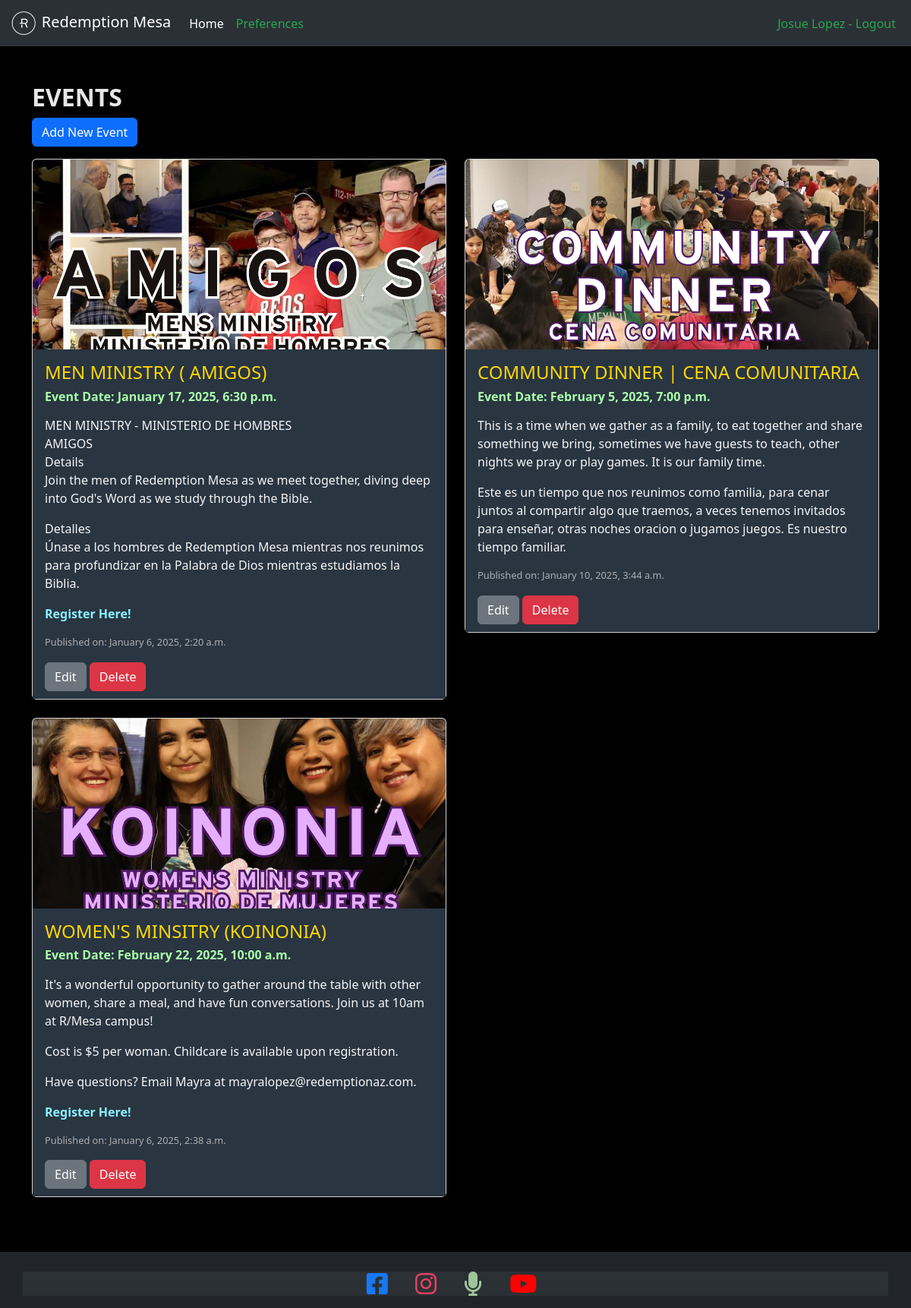
Page /events/ (signed in) on the committed database.
### home/models.py (models this page shows, shortened)
class Event(models.Model):
    title = models.CharField(max_length=200)
    description = models.TextField()
    image = models.ImageField(upload_to='static/images/events/', blank=True, null=True)  # Optional image field
    pushpay_link = models.URLField(max_length=500, blank=True, null=True)  # New optional hyperlink field
    event_date = models.DateTimeField(null=True, blank=True)
    created_by = models.ForeignKey(User, on_delete=models.CASCADE)
    created_at = models.DateTimeField(auto_now_add=True)

### home/views.py (the view)
# urls.py: path('events/', views.events_list, name='events'),
def events_list(request):
    events = Event.objects.all().order_by('event_date', '-created_at')  # Sort by event_date, NULL values last, then by created_at
    is_staff = request.user.is_authenticated and (request.user.is_staff or request.user.groups.filter(name='Staff').exists())
    return render(request, 'home/events.html', {'events': events, 'is_staff': is_staff})

### home/templates/home/events.html (shortened to what this page needs)
<!DOCTYPE html>
<html lang="en">
<head>
    <link rel="stylesheet" href="static/style.css">
</head>
<body>
    {% extends "base.html" %}
    {% block content %}
    <div class="container mt-5">
        <h2>Events</h2>
        {% if user.is_authenticated and user.is_staff %}
        <a href="{% url 'add_event' %}" class="btn btn-primary mb-3">Add New Event</a>
        {% endif %}
        <div class="row">
            {% for event in events %}
            <div class="col-md-6 mb-4">
                <div class="card">
                    {% if event.image %}
                    <img src="{{ event.image.url }}" class="card-img-top" style="height: 250px; object-fit: cover;">
                    {% endif %}
                    <div class="card-body">
                        <h4 class="card-title">{{ event.title }}</h4>
                        <h6 class="event-date">
                            {% if event.event_date %}
                            Event Date: {{ event.event_date|date:"F j, Y, g:i a" }}
                            {% else %}
                            Event Date: No date set
                            {% endif %}
                        </h6>
                        <p class="card-text">{{ event.description|linebreaks|truncatechars:450 }}</p>
                        {% if event.pushpay_link %}
                        <p class="register-link"><a href="{{ event.pushpay_link }}" target="_self">Register Here!</a></p>
                        {% endif %}
                        <p class="small-text">Published on: {{ event.created_at|date:"F j, Y, g:i a" }}</p>
                        {% if user.is_authenticated and user.is_staff %}
                        <a href="{% url 'edit_event' event.pk %}" class="btn btn-secondary">Edit</a>
                        <a href="{% url 'delete_event' event.pk %}" class="btn btn-danger">Delete</a>
                        {% endif %}
                    </div>
                </div>
            </div>
            {% endfor %}
        </div>
    </div>
    {% endblock %}

### home/templates/base.html (shortened to what this page needs)
<!DOCTYPE html>
<html lang="en">
<head>
  {% load static %}
  <link href="https://cdn.jsdelivr.net/npm/bootstrap@5.3.3/dist/css/bootstrap.min.css" rel="stylesheet"
>
  <link href="https://cdnjs.cloudflare.com/ajax/libs/font-awesome/6.0.0-beta3/css/all.min.css" rel="stylesheet">
  <link rel="stylesheet" href="{% static 'style.css' %}?v=3.1">
</head>
<body>
  <nav class="container-fluid navbar bg-dark navbar-expand-lg bg-body-tertiary" data-bs-theme="dark">
    <div class="container-fluid">
      <a class="navbar-brand" href="/">
        <img src="{% static 'images/logos/r_blanco.png' %}" alt="Redemption Mesa Logo">
        Redemption Mesa
      </a>
      <div class="collapse navbar-collapse" id="navbarNavAltMarkup">
        <div class="navbar-nav me-auto">
          <a class="nav-link active" aria-current="page" href="/">Home</a>
          {% if user.is_authenticated %}
          <a class="nav-link" href="{% url 'profile' %}">Preferences</a>
          {% elif not user.is_authenticated %}
          <a class="nav-link" href="/register">Register</a>
          {% endif %}
        </div>
        <div class="navbar-nav">
          {% if user.is_authenticated %}
          <a class="nav-link" href="{% url 'logout' %}">{{ user.first_name}} {{user.last_name}} - Logout</a>
          {% else %}
          <a class="nav-link" href="{% url 'login' %}">Login</a>
          {% endif %}
        </div>
      </div>
    </div>
  </nav>
  <div class="col-12">
    {% block content %}
    {% endblock %}
  </div>
  <footer class="bg-dark text-white py-3 mt-5">
    <div class="container text-center social-icons">
      <a href="https://www.facebook.com/redemptionwestmesa/" target="_blank" class="text-white mx-3">
        <i class="fab fa-facebook-square fa-2x"></i>
      </a>
      <a href="https://www.instagram.com/redemptionmesa/" target="_blank" class="text-white mx-3">
        <i class="fab fa-instagram fa-2x"></i>
      </a>
      <a href="https://podcasts.apple.com/us/podcast/redemption-mesa/id1113230756" target="_blank" class="text-white mx-3">
        <i class="fab fa-solid fa-microphone fa-2x"></i>
      </a>
      <a href="https://www.youtube.com/@redemptionmesa" target="_blank" class="text-white mx-3">
        <i class="fab fa-youtube fa-2x"></i>
      </a>
    </div>
  </footer>
</body>
</html>

### home/static/style.css (style rules this page uses)
body { background-color: #000000 !important; background-size: cover; margin: 0; padding-top: 0%; }
.fa-solid { display:block !important; }
h2 { color: #e7e7e7; text-transform: uppercase; text-align: left; font-weight: bolder; vertical-align: middle; margin-top: 1vh; }
h3, h4, p { color: #e7e7e7; }
.navbar-brand img { height: 35px !important; }
.nav-link { color: #29a653; }
.card-body { background-color: #293541; color: #e7e7e7; padding-bottom: 10px; }
.text-center { background-color: #2b3035; border-top: none; margin-top: 10px; }
.small-text { font-size: 0.8em; color: rgb(176, 176, 176); }
.fa-youtube { font-size: 2rem; color: rgb(255, 60, 60); margin-right: 10px; transition: color 0.3s ease; }
.card-title { color:#FFD700; }
.event-date { font-weight: bold; color: #aaffaa; }
.register-link a { color: #8af1ff; text-decoration: none; font-weight: bold; }
#about-text h4, p { color: #f5f5f5; }
.social-icons .fa-solid { display:inline-block !important; }
.social-icons a { text-decoration: none; }
.social-icons i { vertical-align: middle; }
.social-icons .fa-facebook-square { color: #1877f2 !important; }
.social-icons .fa-instagram { color: #e4405f; }
.social-icons .fa-microphone { color: #9fc49b; }
.social-icons .fa-youtube { color: #ff0000; }
.fa-solid { display: block !important; }

### home/templates/base.html (style rules this page uses)
.navbar-brand img { height: 40px; width: auto; }

### rows in the picture
Event: image (picture), title "MEN MINISTRY ( AMIGOS)", event_date "January 17, 2025, 6:30 p.m.", description "MEN MINISTRY - MINISTERIO DE HOMBRES AMIGOS Details Join the men of Redemption Mesa as we meet together, diving deep into God's Word as we study through the Bible. Detalles Únase a los hombres de Redemption Mesa mientras nos reunimos para profundizar en la Palabra de Dios mientras estudiamos la Biblia.", created_at "January 6, 2025, 2:20 a.m."
Event: image (picture), title "COMMUNITY DINNER | CENA COMUNITARIA", event_date "February 5, 2025, 7:00 p.m.", description "This is a time when we gather as a family, to eat together and share something we bring, sometimes we have guests to teach, other nights we pray or play games. It is our family time. Este es un tiempo que nos reunimos como familia, para cenar juntos al compartir algo que traemos, a veces tenemos invitados para enseñar, otras noches oracion o jugamos juegos. Es nuestro tiempo familiar.", created_at "January 10, 2025, 3:44 a.m."
Event: image (picture), title "WOMEN'S MINSITRY (KOINONIA)", event_date "February 22, 2025, 10:00 a.m.", description "It's a wonderful opportunity to gather around the table with other women, share a meal, and have fun conversations. Join us at 10am at R/Mesa campus! Cost is $5 per woman. Childcare is available upon registration. Have questions? Email Mayra at mayralopez@redemptionaz.com.", created_at "January 6, 2025, 2:38 a.m."

### other values in the picture
{{ user.first_name }} "Josue"
{{ user.last_name }} "Lopez"
